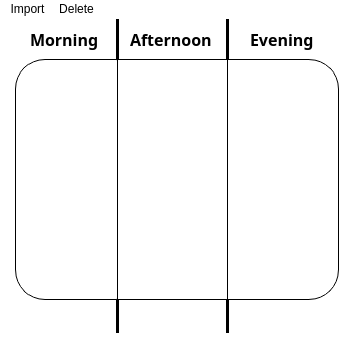
<?xml version="1.0" encoding="UTF-8"?>
<ui version="4.0">
 <class>MainResults</class>
 <widget class="QMainWindow" name="MainResults">
  <property name="geometry">
   <rect>
    <x>0</x>
    <y>0</y>
    <width>350</width>
    <height>355</height>
   </rect>
  </property>
  <property name="windowTitle">
   <string>MainWindow</string>
  </property>
  <property name="styleSheet">
   <string notr="true">background-color: rgb(255, 255, 255);</string>
  </property>
  <widget class="QWidget" name="centralwidget">
   <widget class="QLabel" name="afternoon">
    <property name="geometry">
     <rect>
      <x>130</x>
      <y>10</y>
      <width>91</width>
      <height>21</height>
     </rect>
    </property>
    <property name="font">
     <font>
      <family>Arial Black</family>
      <pointsize>12</pointsize>
      <weight>75</weight>
      <bold>true</bold>
     </font>
    </property>
    <property name="text">
     <string>Afternoon</string>
    </property>
   </widget>
   <widget class="QLabel" name="evening">
    <property name="geometry">
     <rect>
      <x>250</x>
      <y>10</y>
      <width>71</width>
      <height>21</height>
     </rect>
    </property>
    <property name="font">
     <font>
      <family>Arial Black</family>
      <pointsize>12</pointsize>
      <weight>75</weight>
      <bold>true</bold>
     </font>
    </property>
    <property name="text">
     <string>Evening</string>
    </property>
   </widget>
   <widget class="QLabel" name="morning">
    <property name="geometry">
     <rect>
      <x>30</x>
      <y>10</y>
      <width>71</width>
      <height>21</height>
     </rect>
    </property>
    <property name="font">
     <font>
      <family>Arial Black</family>
      <pointsize>12</pointsize>
      <weight>75</weight>
      <bold>true</bold>
     </font>
    </property>
    <property name="text">
     <string>Morning</string>
    </property>
   </widget>
   <widget class="Line" name="line">
    <property name="geometry">
     <rect>
      <x>116</x>
      <y>0</y>
      <width>3</width>
      <height>320</height>
     </rect>
    </property>
    <property name="styleSheet">
     <string notr="true">background-color: rgb(0, 0, 0);</string>
    </property>
    <property name="orientation">
     <enum>Qt::Vertical</enum>
    </property>
   </widget>
   <widget class="Line" name="line_2">
    <property name="geometry">
     <rect>
      <x>226</x>
      <y>0</y>
      <width>3</width>
      <height>320</height>
     </rect>
    </property>
    <property name="styleSheet">
     <string notr="true">background-color: rgb(0, 0, 0);</string>
    </property>
    <property name="orientation">
     <enum>Qt::Vertical</enum>
    </property>
   </widget>
   <widget class="QListWidget" name="listWidget">
    <property name="geometry">
     <rect>
      <x>15</x>
      <y>40</y>
      <width>131</width>
      <height>241</height>
     </rect>
    </property>
    <property name="minimumSize">
     <size>
      <width>0</width>
      <height>0</height>
     </size>
    </property>
    <property name="maximumSize">
     <size>
      <width>16777215</width>
      <height>16777215</height>
     </size>
    </property>
    <property name="styleSheet">
     <string notr="true">border-radius: 30;
background-color: rgb(255, 255, 255);
border: 1px solid rgb(0, 0, 0);</string>
    </property>
    <property name="autoScroll">
     <bool>true</bool>
    </property>
    <property name="autoScrollMargin">
     <number>4</number>
    </property>
    <property name="flow">
     <enum>QListView::TopToBottom</enum>
    </property>
    <property name="resizeMode">
     <enum>QListView::Fixed</enum>
    </property>
    <property name="layoutMode">
     <enum>QListView::SinglePass</enum>
    </property>
    <property name="spacing">
     <number>0</number>
    </property>
    <property name="modelColumn">
     <number>0</number>
    </property>
   </widget>
   <widget class="QListWidget" name="listWidget_2">
    <property name="geometry">
     <rect>
      <x>117</x>
      <y>40</y>
      <width>111</width>
      <height>241</height>
     </rect>
    </property>
    <property name="styleSheet">
     <string notr="true">background-color: rgb(255, 255, 255);
border: 1px solid rgb(0, 0, 0);</string>
    </property>
    <property name="autoScrollMargin">
     <number>2</number>
    </property>
   </widget>
   <widget class="QListWidget" name="listWidget_3">
    <property name="geometry">
     <rect>
      <x>198</x>
      <y>40</y>
      <width>141</width>
      <height>241</height>
     </rect>
    </property>
    <property name="styleSheet">
     <string notr="true">border-radius: 30;
background-color: rgb(255, 255, 255);
border: 1px solid rgb(0, 0, 0);</string>
    </property>
   </widget>
   <zorder>afternoon</zorder>
   <zorder>evening</zorder>
   <zorder>morning</zorder>
   <zorder>line</zorder>
   <zorder>line_2</zorder>
   <zorder>listWidget</zorder>
   <zorder>listWidget_3</zorder>
   <zorder>listWidget_2</zorder>
  </widget>
  <widget class="QMenuBar" name="menubar">
   <property name="geometry">
    <rect>
     <x>0</x>
     <y>0</y>
     <width>350</width>
     <height>21</height>
    </rect>
   </property>
   <widget class="QMenu" name="menuImport">
    <property name="title">
     <string>Import</string>
    </property>
   </widget>
   <widget class="QMenu" name="menuDelete">
    <property name="title">
     <string>Delete</string>
    </property>
   </widget>
   <addaction name="menuImport"/>
   <addaction name="menuDelete"/>
  </widget>
  <widget class="QStatusBar" name="statusbar"/>
 </widget>
 <resources/>
 <connections/>
</ui>
